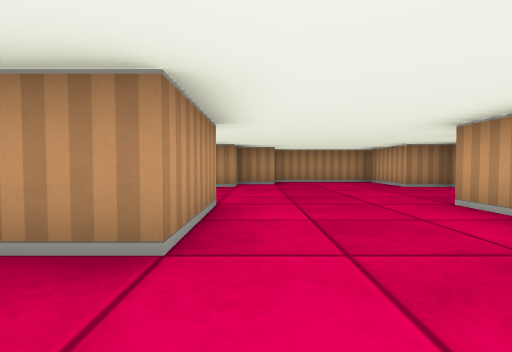
view 1 (above)

18 first-person views from a walk through a cub3D maze. The camera is about half as high as the walls, tilts 2° down and sees 85° across. The floor is counted in squares. Each view is taken from the middle of a square. On the plan, view 1 faces up. The plan holds only what a view shows up to about 9 squares ahead; the rest is blank.

view 2
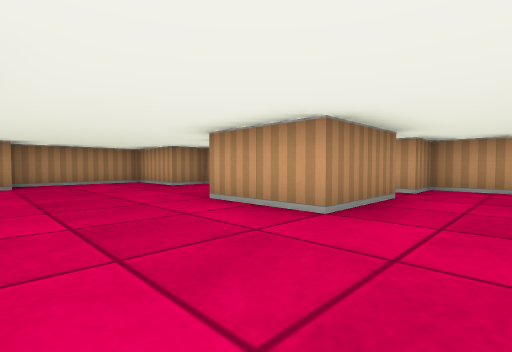

view 3
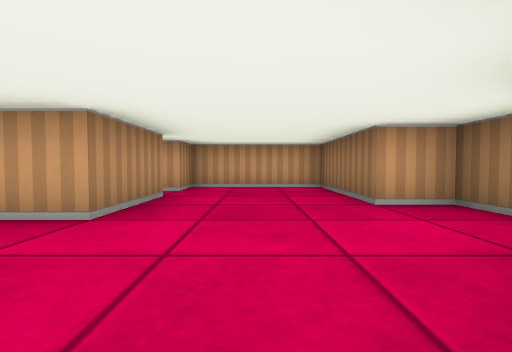

view 4
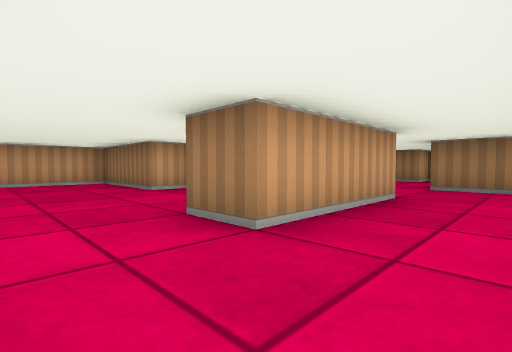

view 5
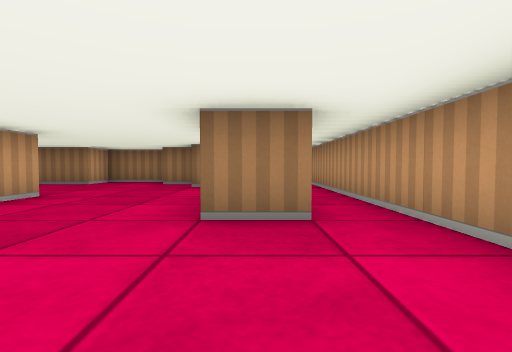

view 6
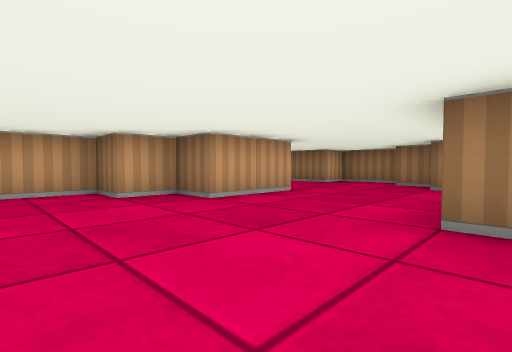

view 7
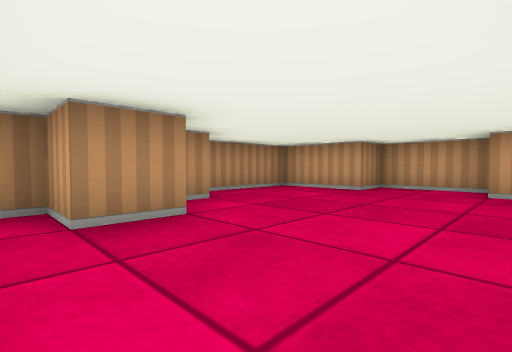

view 8
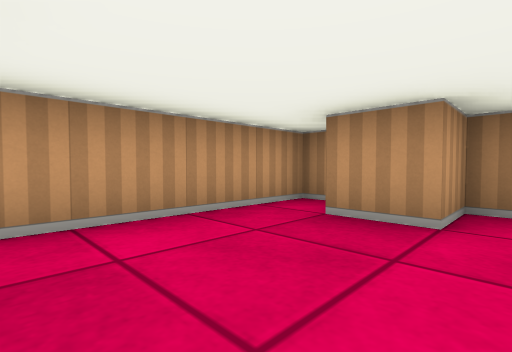

view 9
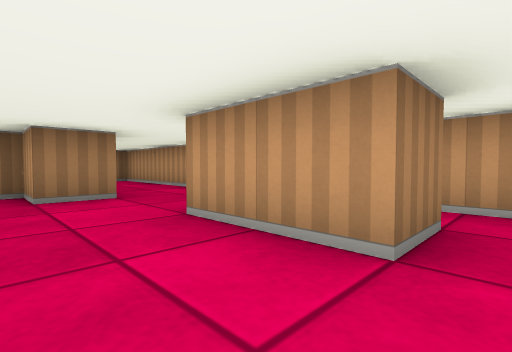

view 10
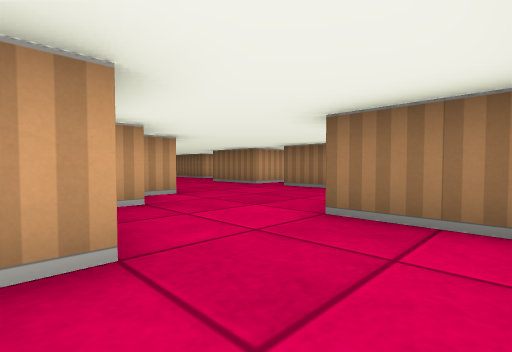

view 11
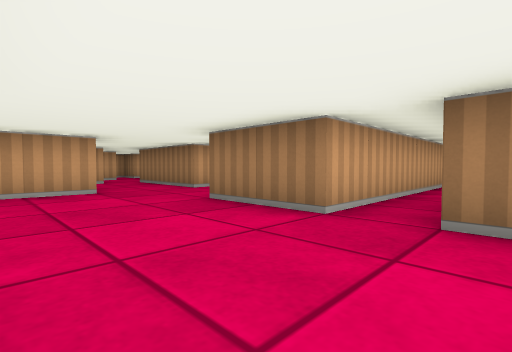

view 12
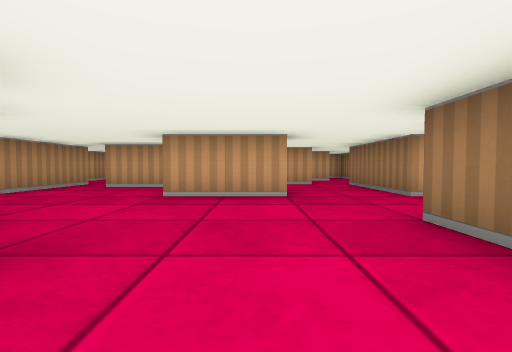

view 13
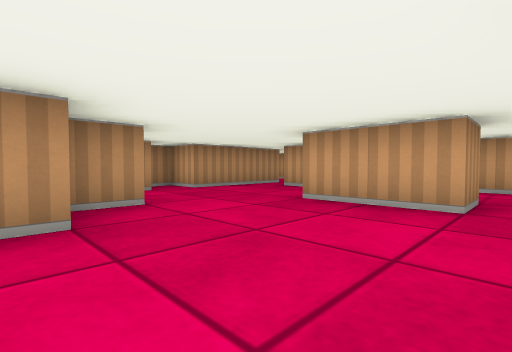

view 14
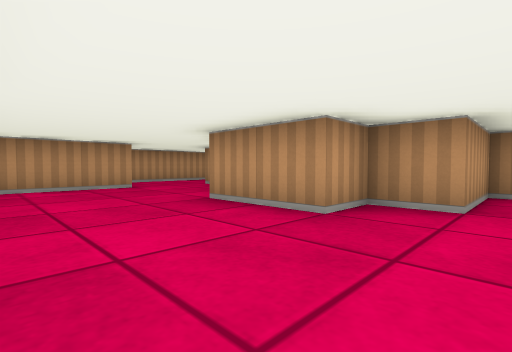

view 15
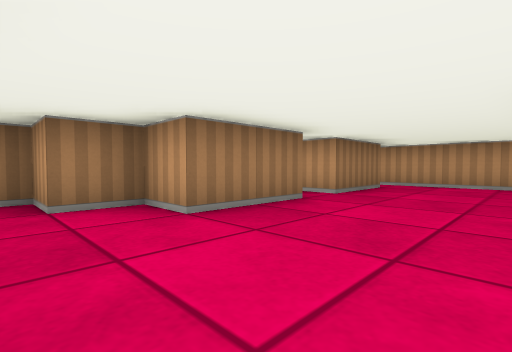

view 16
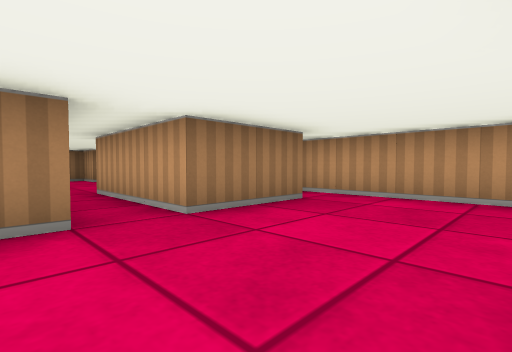

view 17
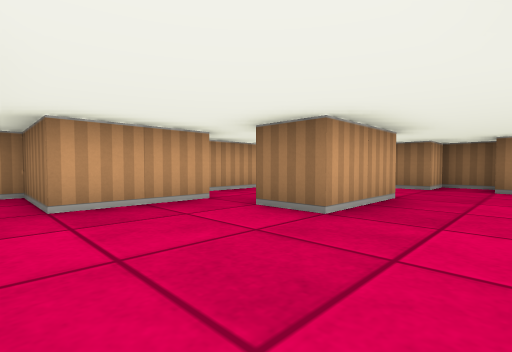

view 18
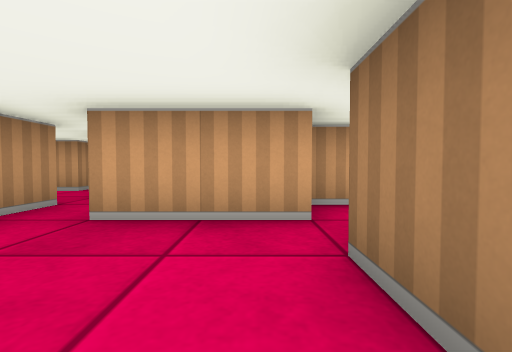

### Floor plan
Points are (right, up) in squares from view 1. A wall is a line through its corners. A room is listed if a view was taken in it or the views show most of it. See-through windows are left out.
Room 1 (views 1, 2, 3, 4, 5, 6, 7, 8, 9, 10)
walls: (-1.6, 3.5) (-0.5, 3.5) (-0.5, 1.5) (-1.5, 1.5); (4.5, 1.5) (2.5, 1.5) (2.5, 3.5) (3.5, 3.5) (3.5, 4.5) (4.5, 4.5) (4.5, 6.5) (3.5, 6.5) (3.5, 8.5) (0.5, 8.5); (0.6, 7.5) (-0.5, 7.5) (-0.5, 6.5) (-1.5, 6.5) (-1.5, 7.5) (-2.5, 7.5) (-2.5, -3.5); (1.8, -2.5) (3.5, -2.5) (3.5, -1.5) (6.5, -1.5) (6.5, 1.5) (5.5, 1.5) (5.5, 1.9); (-0.5, -3.6) (-0.5, -0.5) (0.5, -0.5) (0.5, -1.5) (1.5, -1.5)
ways out: opening at (-1.5, -4) to room 2
Room 2 (views 11, 12, 13, 14, 15, 16, 17, 18)
walls: (1.5, -4.6) (1.5, -4.1); (7.5, -7.5) (7.5, -5.5) (8.5, -5.5); (6.6, -2.5) (5.5, -2.5) (5.5, -4.5) (4.5, -4.5) (4.5, -5.5) (2.5, -5.5) (2.5, -4.9); (0.5, -9.2) (0.5, -8.5) (2.5, -8.5) (2.5, -11.5); (3.5, -11.4) (3.5, -8.5) (5.5, -8.5) (5.5, -9.5) (6.5, -9.5) (6.5, -10.5) (7.5, -10.5) (7.5, -9.5); (9.5, -5.6) (9.5, -3.5); (-2.2, -5.5) (-0.5, -5.5) (-0.5, -9.2); (9.4, -2.5) (7.5, -2.5) (7.5, -1.5) (6.9, -1.5); (-2.5, -3.5) (-2.5, -5.2)
ways out: opening at (-1.5, -4) to room 1; opening at (8, -8.5) to room 3; opening at (9, -6.5) to room 3; opening at (3, -11); opening at (10, -3)
Room 3 (no view inside)
walls: (8.5, -7.5) (7.5, -7.5); (10.5, -8.5) (10.5, -5.6); (7.5, -9.5) (10.5, -9.5)
ways out: opening at (8, -8.5) to room 2; opening at (9, -6.5) to room 2; opening at (11, -9)

Positions as (right, up) in squares from view 1, and headings:
1: (0, 0), facing up
2: (0, 0), facing up-right
3: (0, 0), facing right
4: (-2, 1), facing down-right
5: (-1, 6), facing down
6: (-1, 6), facing down-right
7: (-2, 4), facing up-right
8: (0, 4), facing up-left
9: (1, 4), facing down-left
10: (-2, -3), facing down-right
11: (2, -6), facing down-right
12: (3, -7), facing right
13: (4, -8), facing up-right
14: (6, -8), facing up-left
15: (7, -6), facing down-left
16: (4, -6), facing down-left
17: (6, -3), facing down-right
18: (7, -5), facing right
